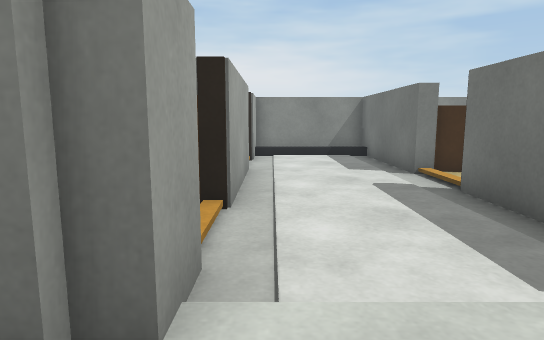
[1] (above)

17 first-person views from a walk through a world built for the Webots simulator. The camera is 0.26 m above the floor, tilts 8° down and sees 75° across. The floor is counted in squares, 0.2 m on a side. Each view is taken from the middle of a square. On the plan, view 1 faces up. The plan holds only what a view shows up to about 15 squares ahead; the rest is blank. The robots in the file are not drawn. Simple shapes and patterns stand in for the simulator's stock objects.

[2]
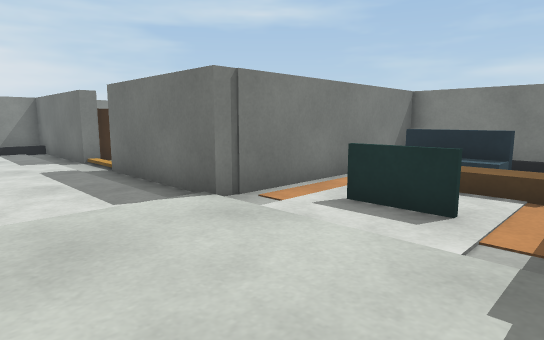

[3]
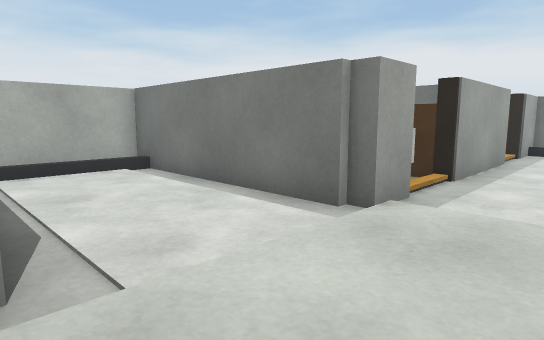

[4]
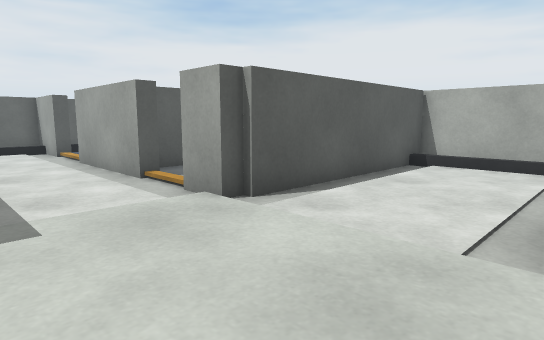

[5]
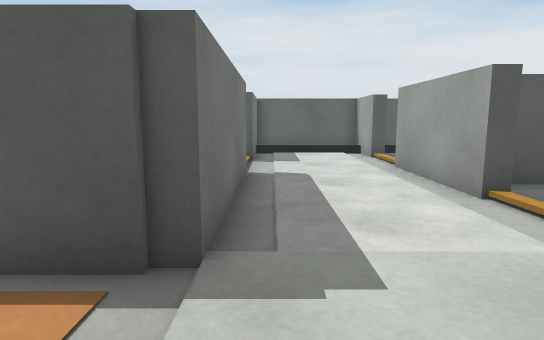

[6]
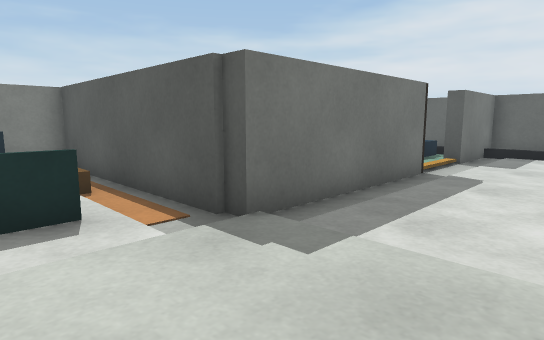

[7]
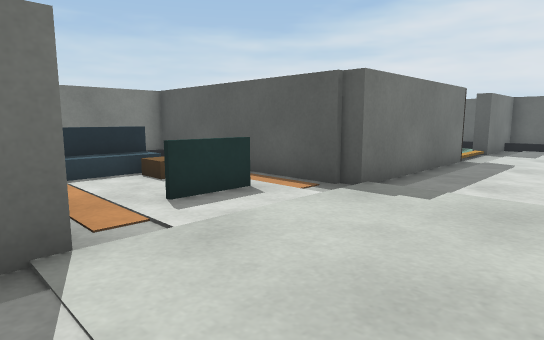

[8]
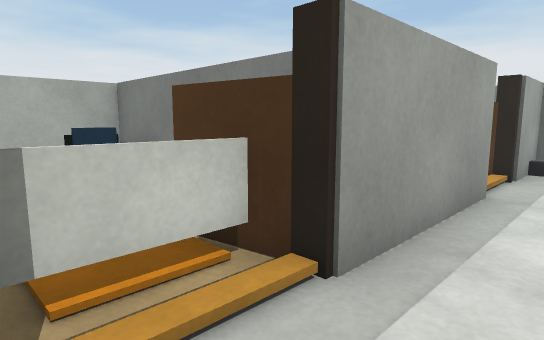

[9]
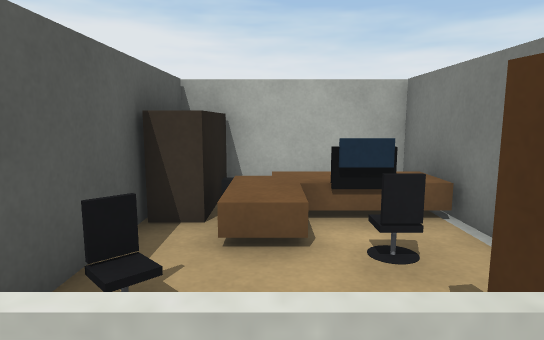

[10]
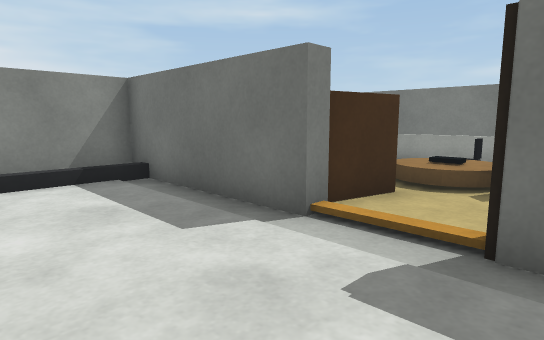

[11]
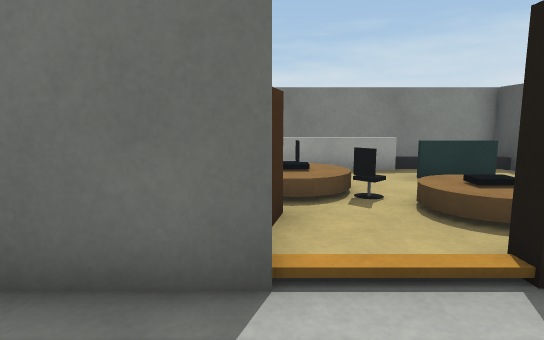

[12]
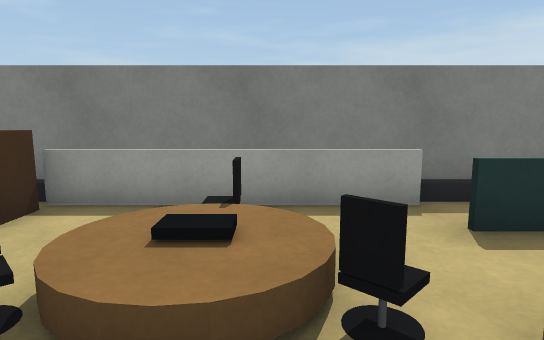

[13]
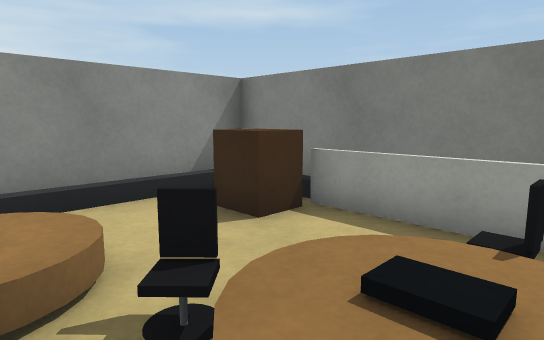

[14]
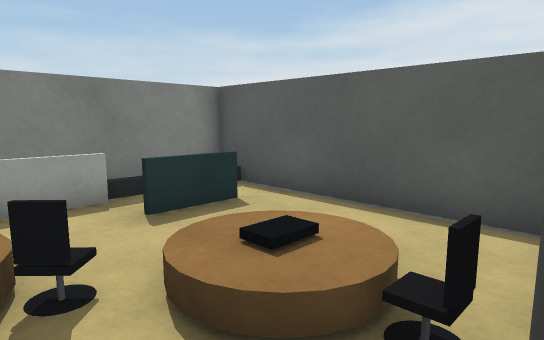

[15]
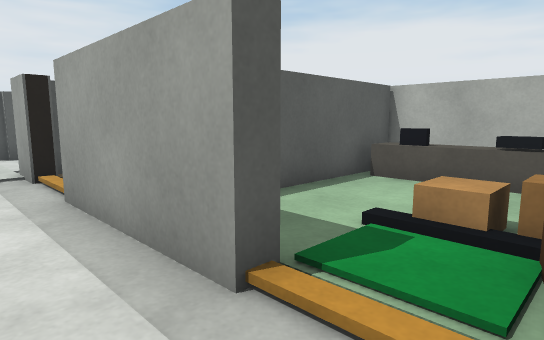

[16]
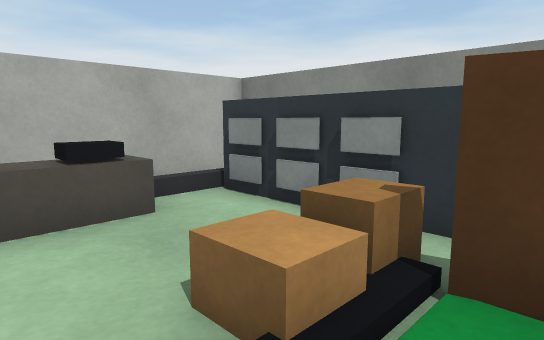

[17]
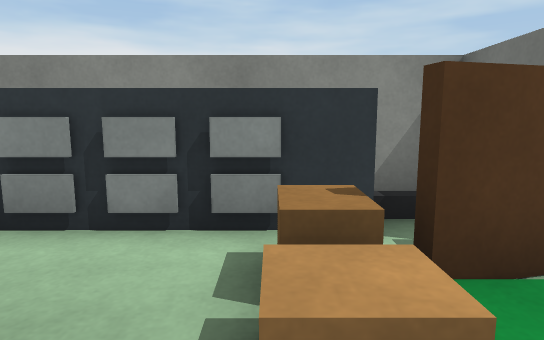

### Floor plan
Ten units are one square. View 1 is at (0, 0); x grows to the right and y downward. Boxes are objects, and circles mark ways between rooms. Rooms are numbered by the first view taken in them; rooms with no view inside come last. Other rooms are left out.
<svg viewBox="-90 -150 209 310">
<path fill="none" stroke="#000" d="M-11 -17 -65 -17M-7 -26 -7 -19 -12 -19M-12 30 -6 30M42 -20 36 -20 36 -55M-7 -55 -12 -55M36 30 114 30 114 -19 41 -19M-16 -68 -22 -68M-65 -22 -32 -22M-52 -68 -84 -68 -84 -21M-84 -18 -84 26 -11 26M-12 60 -7 60 -7 85M-7 28 -7 45M36 85 36 30M-7 -100 -7 -55M36 -55 36 -65M42 -90 36 -90M46 -25 114 -25 114 -144 68 -144M106 -48 106 -58M100 -136 66 -136M-12 -100 -7 -100M36 -90 36 -144 -7 -144 -7 -124M-16 -144 -84 -144 -84 -73 -40 -73M-76 -132 -76 -118M-20 -136 -28 -136M-7 126 -7 155 36 155 36 120M-12 130 -6 130M-7 85 -7 105M-8 146 -2 146"/>
<rect x="-85" y="-35" width="30" height="10" fill="#bbb"><title>brown box</title></rect>
<rect x="-75" y="-45" width="30" height="20" fill="#bbb"><title>brown box</title></rect>
<rect x="-75" y="-65" width="10" height="20" fill="#bbb"><title>brown box</title></rect>
<rect x="-65" y="-55" width="10" height="10" fill="#bbb"><title>blue box</title></rect>
<rect x="-65" y="-65" width="10" height="10" fill="#bbb"><title>black box</title></rect>
<rect x="-55" y="-55" width="20" height="10" fill="#bbb"><title>office chair</title></rect>
<rect x="-45" y="-35" width="20" height="10" fill="#bbb"><title>office chair</title></rect>
<rect x="-35" y="-55" width="20" height="10" fill="#bbb"><title>door leaf</title></rect>
<rect x="-25" y="-45" width="10" height="10" fill="#bbb"><title>white box</title></rect>
<rect x="-15" y="-35" width="10" height="10" fill="#bbb"><title>brown box</title></rect>
<rect x="-15" y="-55" width="10" height="10" fill="#bbb"><title>brown box</title></rect>
<rect x="45" y="-5" width="10" height="20" fill="#bbb"><title>cyan box</title></rect>
<rect x="65" y="5" width="20" height="20" fill="#bbb"><title>brown box</title></rect>
<rect x="75" y="-15" width="10" height="20" fill="#bbb"><title>cyan box</title></rect>
<rect x="85" y="-15" width="10" height="30" fill="#bbb"><title>cyan box</title></rect>
<rect x="35" y="-75" width="10" height="10" fill="#bbb"><title>brown box</title></rect>
<rect x="45" y="-75" width="30" height="30" fill="#bbb"><title>brown cylinder</title></rect>
<rect x="45" y="-65" width="10" height="10" fill="#bbb"><title>office chair</title></rect>
<rect x="45" y="-95" width="20" height="10" fill="#bbb"><title>door leaf</title></rect>
<rect x="55" y="-65" width="10" height="10" fill="#bbb"><title>black box</title></rect>
<rect x="55" y="-125" width="20" height="30" fill="#bbb"><title>brown cylinder</title></rect>
<rect x="65" y="-75" width="10" height="10" fill="#bbb"><title>office chair</title></rect>
<rect x="65" y="-105" width="20" height="30" fill="#bbb"><title>brown cylinder</title></rect>
<rect x="65" y="-105" width="10" height="10" fill="#bbb"><title>office chair</title></rect>
<rect x="75" y="-95" width="10" height="20" fill="#bbb"><title>black box</title></rect>
<rect x="85" y="-55" width="10" height="20" fill="#bbb"><title>cyan box</title></rect>
<rect x="85" y="-95" width="10" height="20" fill="#bbb"><title>office chair</title></rect>
<rect x="85" y="-125" width="20" height="20" fill="#bbb"><title>brown box</title></rect>
<rect x="95" y="-105" width="10" height="50" fill="#bbb"><title>white box</title></rect>
<rect x="-15" y="-125" width="10" height="10" fill="#bbb"><title>brown box</title></rect>
<rect x="-75" y="-95" width="10" height="20" fill="#bbb"><title>black box</title></rect>
<rect x="-75" y="-115" width="10" height="20" fill="#bbb"><title>black box</title></rect>
<rect x="-75" y="-135" width="10" height="10" fill="#bbb"><title>grey box</title></rect>
<rect x="-75" y="-145" width="20" height="10" fill="#bbb"><title>grey box</title></rect>
<rect x="-65" y="-135" width="20" height="10" fill="#bbb"><title>grey box</title></rect>
<rect x="-45" y="-115" width="20" height="20" fill="#bbb"><title>beige box</title></rect>
<rect x="-45" y="-125" width="10" height="10" fill="#bbb"><title>brown box</title></rect>
<rect x="-45" y="-135" width="10" height="10" fill="#bbb"><title>grey box</title></rect>
<rect x="-35" y="-125" width="20" height="10" fill="#bbb"><title>door leaf</title></rect>
<rect x="-35" y="-135" width="10" height="10" fill="#bbb"><title>grey box</title></rect>
<circle cx="15" cy="35" r="3" fill="#2a7"/>
<circle cx="15" cy="-60" r="3" fill="#2a7"/>
<circle cx="15" cy="75" r="3" fill="#2a7"/>
<circle cx="40" cy="-75" r="3" fill="#2a7"/>
<circle cx="15" cy="-90" r="3" fill="#2a7"/>
<circle cx="-10" cy="-110" r="3" fill="#2a7"/>
<text x="0" y="-10">1</text>
<text x="10" y="50">2</text>
<text x="10" y="-80">3</text>
<text x="70" y="-80">4</text>
<text x="10" y="-120">5</text>
<text x="-50" y="-110">6</text>
<text x="10" y="120">7</text>
</svg>
Room 1 opens to room 2. Room 1 opens to room 3. Room 2 opens to room 7. Room 3 opens to room 4. Room 3 opens to room 5. Room 5 opens to room 6.

Where each view was taken, in squares from view 1:
view 1: 0 up, 0 right, facing up
view 2: 3 down, 0 right, facing up-right
view 3: 3 down, 2 right, facing up-left
view 4: 2 up, 3 right, facing down-left
view 5: 0 up, 3 right, facing down
view 6: 0 up, 0 right, facing down-right
view 7: 3 up, 0 right, facing down-right
view 8: 3 up, 1 right, facing up-left
view 9: 4 up, 1 left, facing left
view 10: 6 up, 0 right, facing up-right
view 11: 9 up, 1 right, facing right
view 12: 8 up, 5 right, facing right
view 13: 8 up, 6 right, facing up-right
view 14: 8 up, 4 right, facing down-right
view 15: 12 up, 1 right, facing down-left
view 16: 9 up, 2 left, facing up-left
view 17: 9 up, 4 left, facing up
